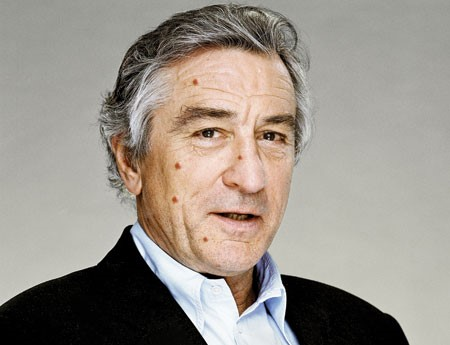
#> input picture exercises1/2.jpg, 450 x 345 px
$ python 2.b.py
#> lines starting #> are read from the running program, lines starting #| are printed output that depends on the picture; after the words box and inside, x2 and y2 are one past the last pixel; in counts of white or black regions, pixels touching at a corner belong together

import cv2
import numpy as np
c = [(194,80),(240,154),(179,165),(174,199),(204,238)]
img=cv2.imread('2.jpg',cv2.IMREAD_GRAYSCALE)
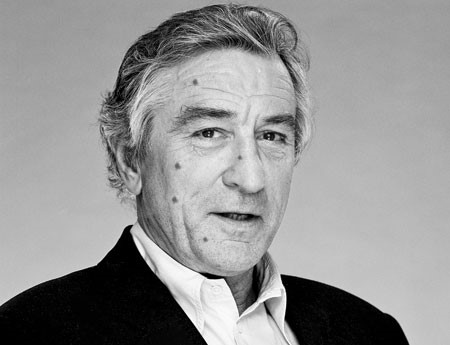
#> img: shape (345, 450); min 0, max 255, mean 147.6
m = int(np.mean(img[60:90, 220:250]))
#> m = 211
for i in c:
    cv2.circle(img,i,8,(m,0,0),-1)
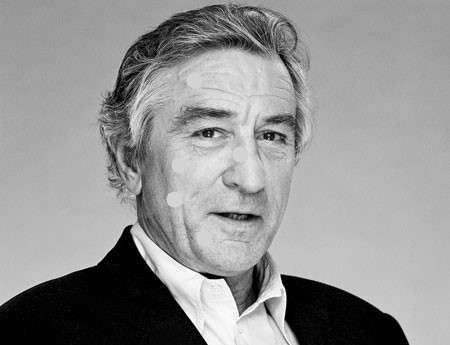
#> img: shape (345, 450); 0.63% of pixels changed, all inside (x1, y1, x2, y2) = (166, 72, 249, 247)
cv2.imshow('Image processing',img)
cv2.waitKey(0)
cv2.destroyAllWindows()

$ run again, with exercises1/1.jpg copied over exercises1/2.jpg
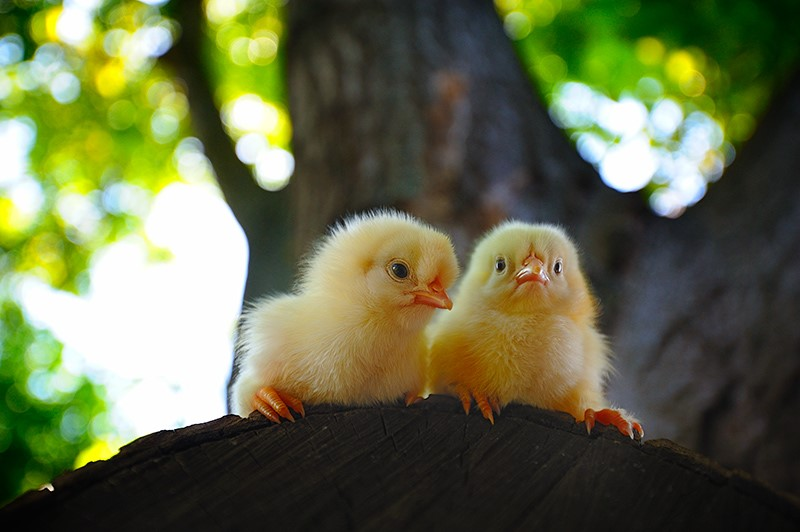
#> input picture exercises1/1.jpg, 800 x 532 px
#> `img=cv2.imread('2.jpg',cv2.IMREAD_GRAYSCALE)`:
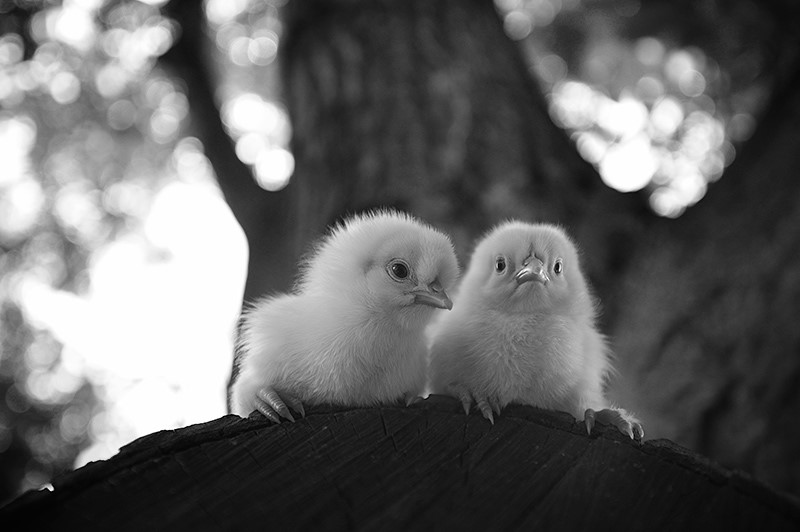
#> img: shape (532, 800); min 0, max 255, mean 101.8
#> m = 169
#> after the loop `for i in c:`:
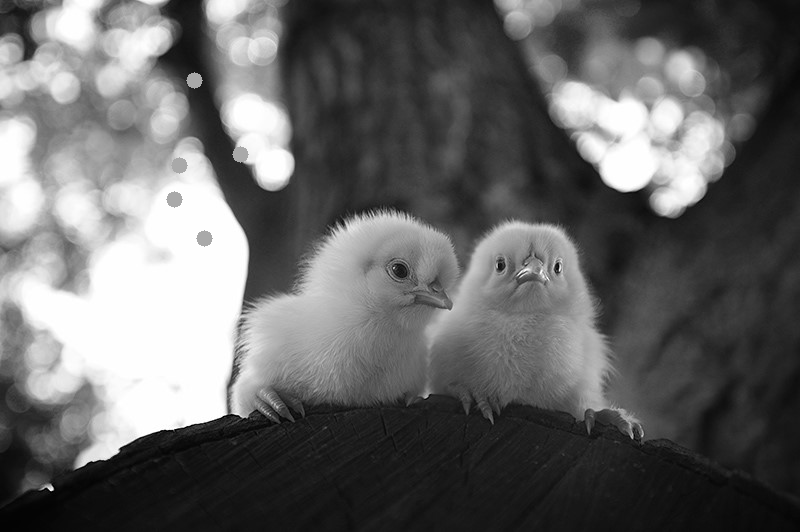
#> img: shape (532, 800); 0.23% of pixels changed, all inside (x1, y1, x2, y2) = (166, 72, 249, 247)
